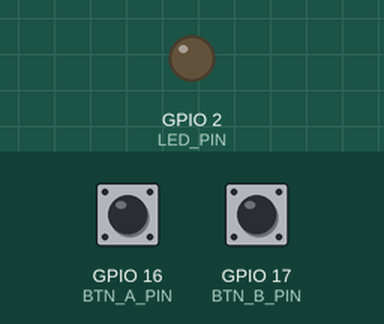
Recording of a sketch running on a simulated ESP32. Parts: output pins drawn as LEDs (lit = HIGH). The test bench sets the inputs (shaded band); at power-on: GPIO 16 (BTN_A_PIN) HIGH, GPIO 17 (BTN_B_PIN) HIGH. WiFi joins after 1.5 s; servers stay silent unless stated; what the sketch prints to the serial monitor is not drawn.

Above: at 2.7 s.
2.8 s: GPIO 16 (BTN_A_PIN) pulled LOW for 3.2 s
At 7.2 s:
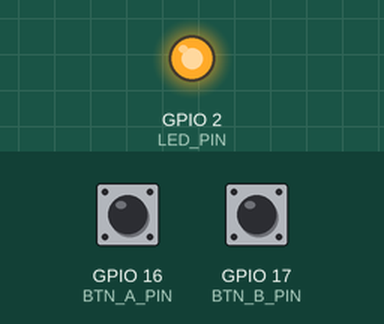
12.1 s: GPIO 17 (BTN_B_PIN) pulled LOW for 3.2 s
At 16.7 s:
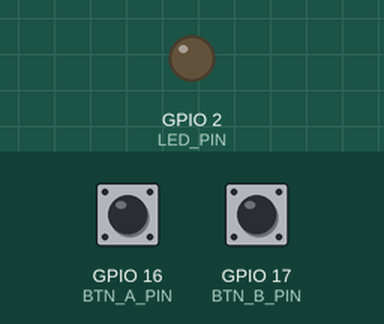
Timing chart, 0 to 18.2 s (numbered marks = the images above; inputs shaded):
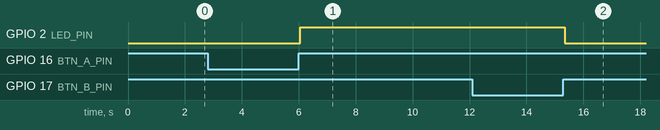

The sketch:

Dash_Code_Transmission.ino
```cpp
#include <WiFi.h>
#include <HTTPClient.h>

// ---------------- WiFi Config ----------------
const char *ssid = "POCO M4 5G";
const char *password = "kahibini";
const char *serverUrl = "http://10.191.255.61:5000/dash";  // Node server endpoint

// ---------------- Dash Code Input Config ----------------
#define BTN_A_PIN 16
#define BTN_B_PIN 17
#define LED_PIN 2   // Blue LED

const unsigned long DEBOUNCE_MS = 50;
const unsigned long LONG_PRESS_MS = 600;
const unsigned long MODE_HOLD_MS = 3000;
const unsigned long CLICK_TIMEOUT_MS = 500;  // max interval between consecutive clicks
const unsigned long SENTENCE_TIMEOUT_MS = 2000;

// ---------------- Button Struct ----------------
struct Btn {
  uint8_t pin;
  int lastRaw;
  int stableState;
  unsigned long lastDebounceTime;
  bool pressed;
  unsigned long pressStart;
  unsigned long lastRelease;
  int clickCount;
  unsigned long clickTimer;
};

Btn A = { BTN_A_PIN, HIGH, HIGH, 0, false, 0, 0, 0, 0 };
Btn B = { BTN_B_PIN, HIGH, HIGH, 0, false, 0, 0, 0, 0 };

unsigned long lastActivity = 0;
String currentSentence = "";

// ---------------- ESP Info ----------------
String espId;
String espUser = "Asutosh's ESP";

// ---------------- Mode ----------------
bool templateMode = false;   // false = normal dashcode, true = template mode

// ---------------- Template DashCode ----------------
// Button A templates
String A_SINGLE = "*.....-..-.*  .-*...";      // HELP ME
String A_DOUBLE = "*.* .*. *.*";                  // SOS
String A_TRIPLE = "....-*...**-..-...**.-**.-."; // EMERGENCY

// Button B templates
String B_SINGLE = "***..*..****-**.--";                  // ATTACK
String B_DOUBLE = "*-******...-...**-"; // DANGER
String B_TRIPLE = "..****.--...  -**.*.-.-...**-";  //TAKE COVER            // CUSTOM/3rd template

// ---------------- Setup ----------------
void setup() {
  Serial.begin(115200);
  pinMode(A.pin, INPUT_PULLUP);
  pinMode(B.pin, INPUT_PULLUP);
  pinMode(LED_PIN, OUTPUT);
  digitalWrite(LED_PIN, LOW);

  WiFi.begin(ssid, password);
  Serial.print("Connecting to WiFi");
  while (WiFi.status() != WL_CONNECTED) {
    delay(500);
    Serial.print(".");
  }
  Serial.println("\nConnected!");

  espId = String((uint64_t)ESP.getEfuseMac(), HEX);
  lastActivity = millis();
}

// ---------------- Main Loop ----------------
void loop() {
  unsigned long now = millis();
  int rawA = digitalRead(A.pin);
  int rawB = digitalRead(B.pin);

  // --- Debounce ---
  handleDebounce(A, rawA, B, now);
  handleDebounce(B, rawB, A, now);

  // --- Check click timers in template mode ---
  if (templateMode) {
    checkClickTimer(A, now);
    checkClickTimer(B, now);
  }

  // --- Sentence timeout (normal mode) ---
  if (!templateMode && currentSentence.length() > 0 && (now - lastActivity) >= SENTENCE_TIMEOUT_MS) {
    Serial.println("\n[SENTENCE END]");
    Serial.println("Final Sentence: " + currentSentence);
    sendToServer(currentSentence);
    currentSentence = "";
  }
}

// ---------------- Debounce Function ----------------
void handleDebounce(Btn &me, int raw, Btn &other, unsigned long now) {
  if (raw != me.lastRaw) {
    me.lastDebounceTime = now;
    me.lastRaw = raw;
  }
  if ((now - me.lastDebounceTime) > DEBOUNCE_MS) {
    if (raw != me.stableState) {
      me.stableState = raw;
      if (me.stableState == LOW) onPressDown(me, now);
      else onRelease(me, now);
    }
  }
}

// ---------------- Event Handlers ----------------
void onPressDown(Btn &me, unsigned long now) {
  me.pressed = true;
  me.pressStart = now;
}

void onRelease(Btn &me, unsigned long now) {
  unsigned long duration = now - me.pressStart;

  // --- Mode Toggle ---
  if (duration >= MODE_HOLD_MS) {
    templateMode = !templateMode;
    digitalWrite(LED_PIN, templateMode ? HIGH : LOW);
    Serial.println(templateMode ? "[MODE] Template Mode ON" : "[MODE] Normal Dash Mode ON");
    me.pressed = false;
    return;
  }

  if (templateMode) {
    // --- Register a click ---
    me.clickCount++;
    me.clickTimer = now;
    me.pressed = false;
    return;
  }

  // --- Normal DashCode Mode ---
  // Check if both released nearly simultaneously → SPACE
  if (A.stableState == HIGH && B.stableState == HIGH) {
    long diff = (long)A.lastDebounceTime - (long)B.lastDebounceTime;
    if (abs(diff) <= 100) {   // both nearly together
      Serial.println(" [SPACE] ");
      currentSentence += " ";
      lastActivity = now;
      me.pressed = false;
      return;   // Stop further processing
    }
  }

  // Normal single button press
  char symbol = '?';
  if (&me == &A) symbol = (duration >= LONG_PRESS_MS) ? '-' : '.';
  else symbol = (duration >= LONG_PRESS_MS) ? '#' : '*';

  appendSymbol(symbol, now);
  me.pressed = false;
}

// ---------------- Click Timer Check ----------------
void checkClickTimer(Btn &btn, unsigned long now) {
  if (btn.clickCount > 0 && (now - btn.clickTimer) > CLICK_TIMEOUT_MS) {
    // Time to resolve single/double/triple
    if (btn.clickCount == 1) {
      if (&btn == &A) {
        Serial.println("[TEMPLATE - SINGLE] HELP");
        sendToServer(A_SINGLE);
      } else {
        Serial.println("[TEMPLATE - SINGLE] ATTACK");
        sendToServer(B_SINGLE);
      }
    } else if (btn.clickCount == 2) {
      if (&btn == &A) {
        Serial.println("[TEMPLATE - DOUBLE] SOS");
        sendToServer(A_DOUBLE);
      } else {
        Serial.println("[TEMPLATE - DOUBLE] DANGER");
        sendToServer(B_DOUBLE);
      }
    } else if (btn.clickCount >= 3) {
      if (&btn == &A) {
        Serial.println("[TEMPLATE - TRIPLE] EMERGENCY");
        sendToServer(A_TRIPLE);
      } else {
        Serial.println("[TEMPLATE - TRIPLE] CUSTOM");
        sendToServer(B_TRIPLE);
      }
    }
    btn.clickCount = 0;
  }
}

// ---------------- Helpers ----------------
void appendSymbol(char sym, unsigned long now) {
  Serial.print(sym);
  currentSentence += String(sym);
  lastActivity = now;
}

void sendToServer(String payload) {
  if (WiFi.status() != WL_CONNECTED) return;

  HTTPClient http;
  http.begin(serverUrl);
  http.addHeader("Content-Type", "application/json");

  String json = "{";
  json += "\"espId\":\"" + espId + "\"," ;
  json += "\"username\":\"" + espUser + "\"," ;
  json += "\"code\":\"" + payload + "\"" ;
  json += "}";

  int httpResponseCode = http.POST(json);

  if (httpResponseCode > 0) {
    Serial.printf("[Server] Response: %d\n", httpResponseCode);
    String response = http.getString();
    Serial.println("Server says: " + response);
  } else {
    Serial.printf("[Server] Error: %s\n", http.errorToString(httpResponseCode).c_str());
  }
  http.end();
}
```

Measured:
- after the input at 2.8 s, GPIO 2 (LED_PIN): LOW → HIGH after 3.3 s
- after the input at 12.1 s, GPIO 2 (LED_PIN): HIGH → LOW after 3.3 s
